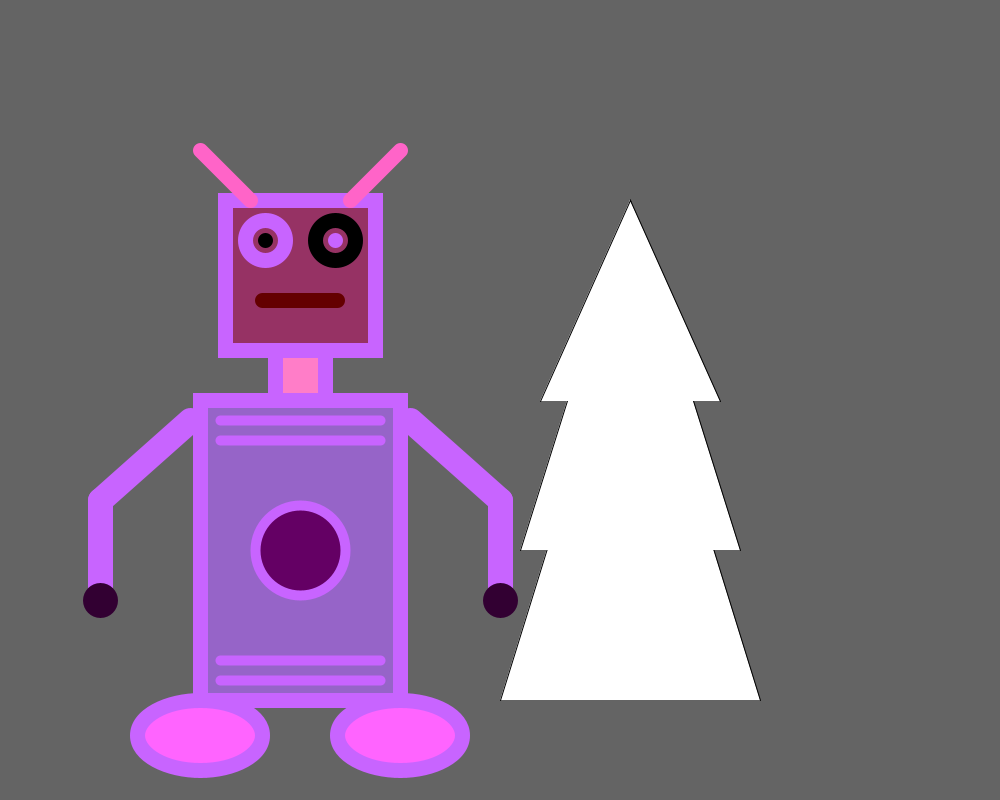
Frame 1 (no input)
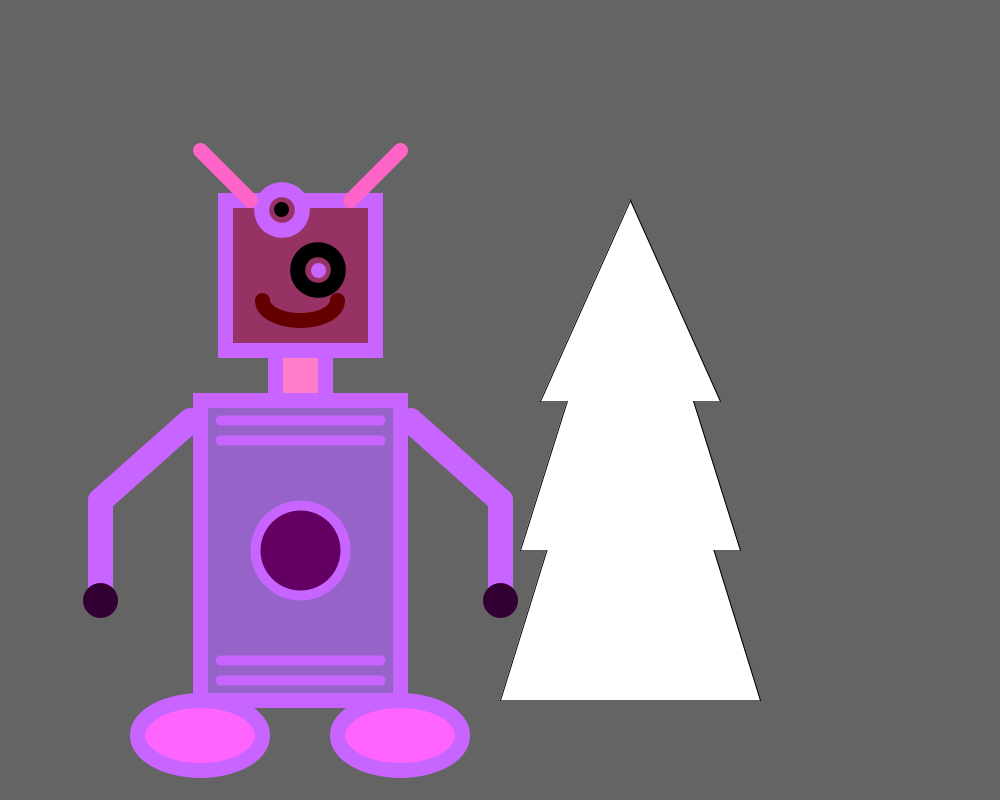
Frame 60 (the mouse pressed at the canvas centre just before this capture)
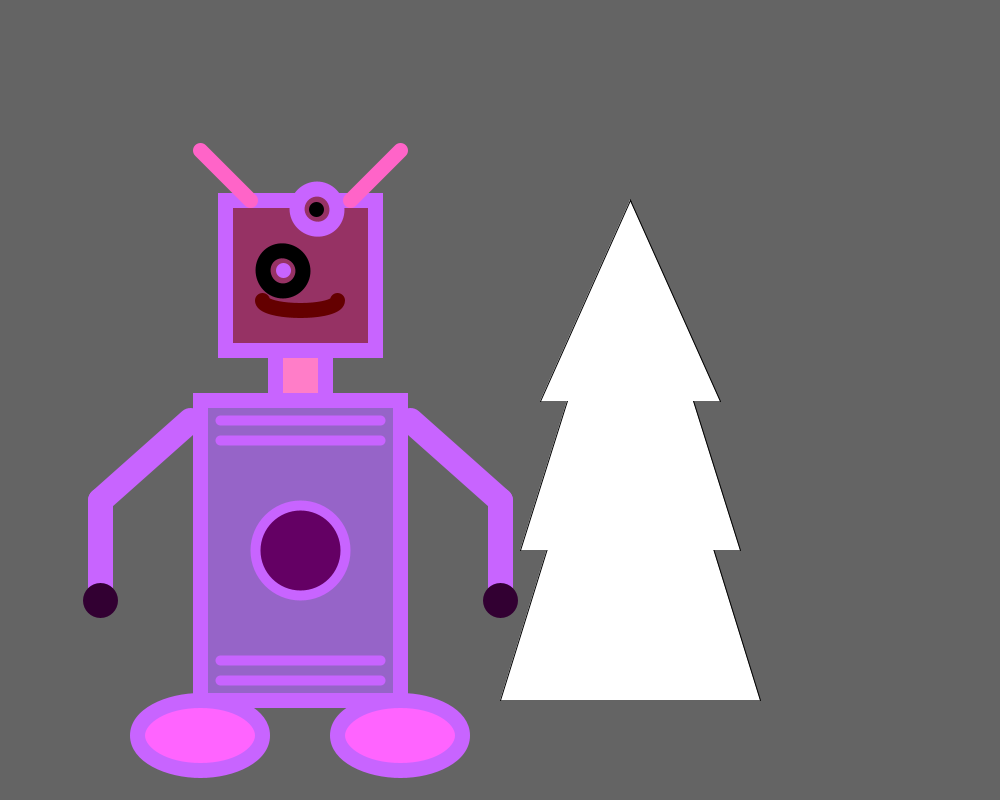
Frame 120 (the mouse held since frame 60 and released just before this capture)

The Processing sketch that drew these frames (run headless with seeded random() and noise(); from frame 60 on, the mouse is pressed at the canvas centre):

// Processing sketch: partner_functions
// ── partner_functions.pde
int x = 0;
int y = 0;
int z = 1;

void setup() {
  size (1000, 800);
}

void draw() {
  background(100);
  christmastree();
  push();
  translate(-200, 0);
  robot();
  pop();
}

//my function
void robot() {
  strokeWeight(15);
  stroke(200, 100, 300);
  fill(400, 125, 200);
  square(475, 350, 50); //neck

  fill(150, 50, 100);
  square(425, 200, 150); //head

  push();
  translate(500, 240);
  rotate(radians(x));

  x = x + 1;

  stroke(200, 100, 300);
  circle(-35, 0, 40); //left eye
  stroke(0, 0, 0);
  line(-35, 0, -35, 0); //left pupil
  stroke(0, 0, 0);
  circle(35, 0, 40); //right eye
  stroke(200, 100, 300);
  line(35, 0, 35, 0); //left pupil

  if (x == 180) {
    x = 0;
  }
  pop();

  stroke(100, 0, 0);
  arc(500, 300, 75, y, 0, PI); //mouth

  y = y + z;

  if (y == 1) {
    z = 1;
  }
  if (y == 50) {
    z = -1;
  }

  strokeWeight(15);
  stroke(300, 100, 200);
  line(450, 200, 400, 150); //left antennae
  line(550, 200, 600, 150); //right antennae

  strokeWeight(15);
  stroke(200, 100, 300);
  fill(150, 100, 200);
  rect(400, 400, 200, 300); //body

  //designs on the robot's body
  strokeWeight(10);
  stroke(200, 100, 300);
  line(420, 420, 580, 420);
  line(420, 440, 580, 440);
  fill(100, 0, 100);
  circle(500, 550, 90); //design
  strokeWeight(10);
  stroke(200, 100, 300);
  line(420, 680, 580, 680);
  line(420, 660, 580, 660);

  strokeWeight(25);
  line(390, 420, 300, 500); //left upper-arm
  line(300, 500, 300, 600); //left lower-arm
  line(610, 420, 700, 500); //right upper-arm
  line(700, 500, 700, 600); //right lower-arm

  strokeWeight(35);
  stroke(50, 0, 50);
  line(300, 600, 300, 600); //left hand
  line(700, 600, 700, 600); //right hand

  strokeWeight(15);
  stroke(200, 100, 300);
  fill(400, 100, 300);
  ellipse(400, 735, 125, 70); //left foot
  ellipse(600, 735, 125, 70); //right foot
}

//Malina's function
void christmastree () {
  push ();
  beginShape();
  vertex (500, 700);
  vertex (630, 280);
  vertex (760, 700);
  endShape ();
  pop();

  push ();
  beginShape();

  vertex (520, 550);
  vertex (630, 200);
  vertex (740, 550);
  endShape ();
  pop();

  push ();
  beginShape();
  vertex (540, 401);
  vertex (630, 200);
  vertex (720, 401);
  endShape ();
  pop();
}
